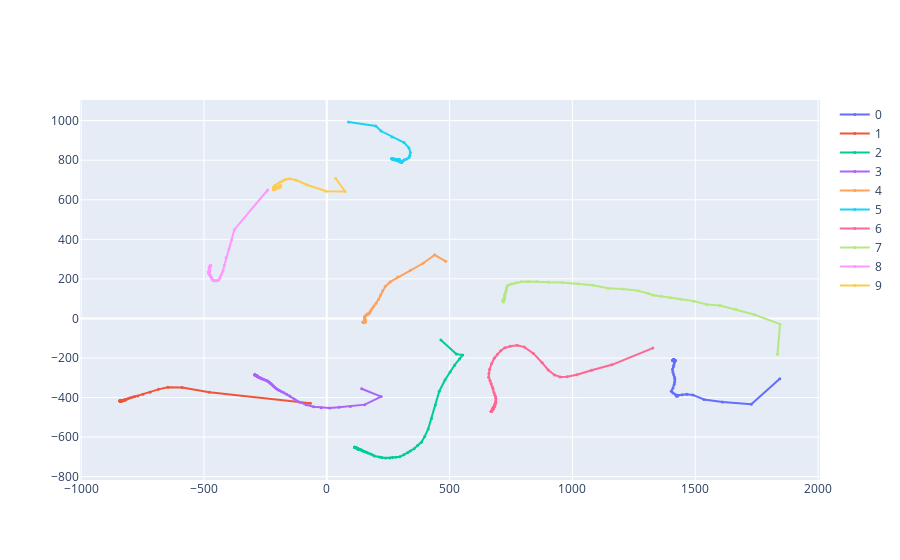

Source (notebook cell):
### Code cell
import plotly.graph_objects as go
fig = go.Figure()

for cluster_id in range(0, 10):
    fig.add_trace(
        go.Scatter(x=history_retain[:,cluster_id, 0], 
                   y=history_retain[:,cluster_id, 1], 
                   mode='lines+markers', name=cluster_id, marker=dict(size=3))
    )
fig.show()
